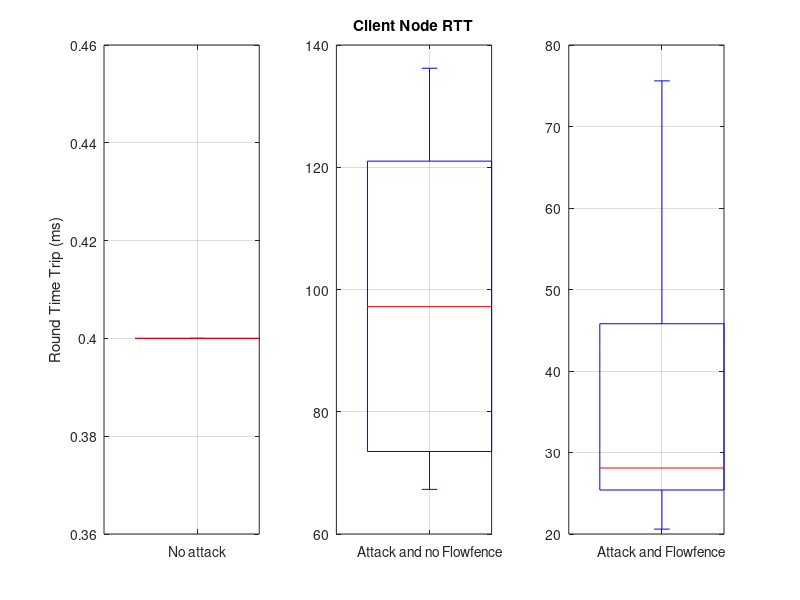

MATLAB code for this plot:
clc;
clear all;
close all;

pingNoAttackTimes = csvread('httpPerfNoAttack/times.txt');
pingAttackTimes = csvread('httpPerfAttack/times.txt');
pingDefenseTimes = csvread('httpPerfDefense/times.txt');

figure(1)

%boxplot(times,'labels',{'With no attack', 'With attack and no Flowfence', 'With attack and Flowfence'});
a = subplot(1,3,1)

boxplot(pingNoAttackTimes, 'labels',{'No attack'});
txt = findobj(gca,'Type','text');
set(findobj(gca,'Type','text'),'FontSize',20)
set(txt(1:end),'VerticalAlignment', 'Middle');
grid on

b=subplot(1,3,2)
boxplot(pingAttackTimes, 'labels',{'Attack and no Flowfence'});
txt = findobj(gca,'Type','text');
set(findobj(gca,'Type','text'),'FontSize',20)
set(txt(1:end),'VerticalAlignment', 'Middle');
grid on

subplot(1,3,3)
boxplot(pingDefenseTimes, 'labels',{'Attack and Flowfence'});
txt = findobj(gca,'Type','text');
set(findobj(gca,'Type','text'),'FontSize',20)
set(txt(1:end),'VerticalAlignment', 'Middle');
grid on

ylabel(a,'Round Time Trip (ms)')
title(b, 'Client Node RTT')
% meanUdp100=[meanTxUdpPkts_1' meanRoutedUdpPkts_1' meanRxUdpPkts_1'];
% 
% figure(2)
% boxplot(meanUdp100,'labels',{'Transmitidos', 'Recebidos Roteador', 'Recebidos Servidor'});


% 
% results=importdata('filesNames.csv');
% 
% numTests=7;
% meanTx = zeros(numTests,1);
% meanRx = zeros(numTests,1);
% 
% for i=1:numTests
%     auxStr = strcat(results{i},'/tx_flows_1.txt');     
%     auxTx = csvread(auxStr);
%     meanTx(i,1) = mean(auxTx);
% end
% 
% for i=1:numTests
%     auxStr = strcat(results{i},'/routed_flows_1.txt');
%     auxRouted = csvread(auxStr);
%     meanRouted(i,1) = mean(auxRouted);
% end
% 
% for i=1:numTests
%     auxStr = strcat(results{i},'/rx_flows_1.txt');
%     auxRx = csvread(auxStr);
%     meanRx(i,1) = mean(auxRx);
% end
% 
% format long g
% 
% meanTx
% meanRouted
% meanRx
% 
% figure(2)
% plot(meanTx, 'b');
% plot(auxTx, 'b');
% hold on
%plot(auxRouted, 'k');
%plot(auxRx, 'r');
%hold on;
%plot(meanRx, 'k');

% 
% meanUdp100=[meanTxUdpPkts_1' meanRoutedUdpPkts_1' meanRxUdpPkts_1'];
% 
% figure(2)
% boxplot(meanUdp100,'labels',{'Transmitidos', 'Recebidos Roteador', 'Recebidos Servidor'});
% 
% title('Pacotes por Segundo Inundação UDP Pacotes 1 byte com DETER Flooder')
% txt = findobj(gca,'Type','text');
% set(findobj(gca,'Type','text'),'FontSize',25)
% set(txt(1:end),'VerticalAlignment', 'Middle');
% grid on
% ylabel('Pacotes por Segundo')
% 
